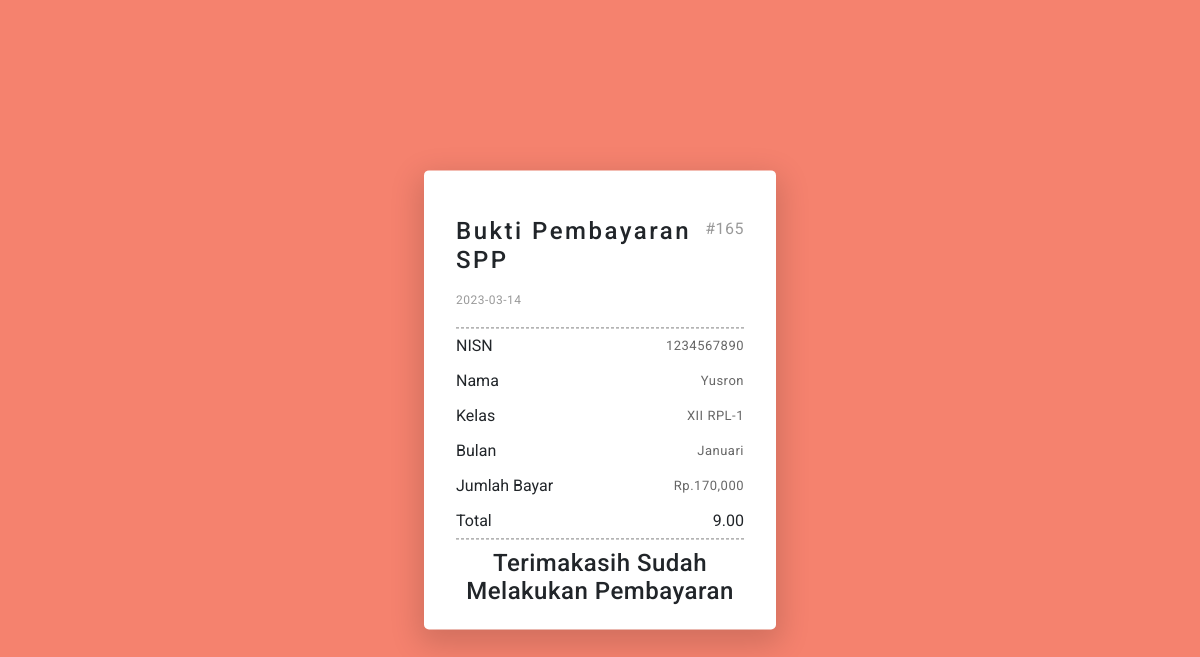
Screenshot of /PembayaranSPPSekolah/Admin/strukNew.php with the database file from the repository.
### tables this page shows
CREATE TABLE `tb_pembayaran` (
  `id_pembayaran` int(11) NOT NULL,
  `id_petugas` int(11) NOT NULL,
  `nisn` varchar(15) NOT NULL,
  `tgl_bayar` date NOT NULL,
  `bulan_bayar` varchar(2) NOT NULL,
  `jumlah_bayar` int(11) NOT NULL,
  `id_spp` int(11) NOT NULL
);

CREATE TABLE `tb_siswa` (
  `nisn` varchar(15) NOT NULL,
  `nis` varchar(15) NOT NULL,
  `nama` varchar(100) NOT NULL,
  `id_kelas` int(3) NOT NULL,
  `jenis_kelamin` enum('Laki-Laki','Perempuan') NOT NULL,
  `alamat` text NOT NULL,
  `no_telp` varchar(12) NOT NULL,
  `id_spp` int(11) NOT NULL,
  `total_bayar` int(11) NOT NULL
);

CREATE TABLE `tb_kelas` (
  `id_kelas` int(3) NOT NULL,
  `nama_kelas` varchar(15) NOT NULL,
  `wali_kelas` varchar(100) NOT NULL,
  `kompetensi_keahlian` text NOT NULL
);

### PembayaranSPPSekolah/Admin/strukNew.php (the view, shortened to what this page needs)
<?php
include "../koneksi.php";
$sql = "SELECT * FROM tb_pembayaran INNER JOIN tb_siswa ON tb_pembayaran.nisn = tb_siswa.nisn INNER JOIN tb_kelas ON tb_siswa.id_kelas = tb_kelas.id_kelas INNER JOIN tb_petugas ON tb_pembayaran.id_petugas = tb_petugas.id_petugas";
$query = mysqli_query($koneksi, $sql);
while ($data = mysqli_fetch_array($query)) {
  $kd_bulan = $data['bulan_bayar'];
  if ($kd_bulan == '01'){$nama_bulan = "Januari";}
  elseif ($kd_bulan == '02'){$nama_bulan = "Februari";}
  elseif ($kd_bulan == '03'){$nama_bulan = "Maret";}
  elseif ($kd_bulan == '04'){$nama_bulan = "April";}
  elseif ($kd_bulan == '05'){$nama_bulan = "Me ";}
  elseif ($kd_bulan == '06'){$nama_bulan = "Juni";}
  elseif ($kd_bulan == '07'){$nama_bulan = "Juli";}
  elseif ($kd_bulan == '08'){$nama_bulan = "Agustus";}
  elseif ($kd_bulan == '09'){$nama_bulan = "September";}
  elseif ($kd_bulan == '10'){$nama_bulan = "Oktober";}
  elseif ($kd_bulan == '11'){$nama_bulan = "November";}
  elseif ($kd_bulan == '12'){$nama_bulan = "Desember";}
  $nama = $data['nama'];
  $kelas = $data['nama_kelas'];
  $jumlah = number_format($data['jumlah_bayar']);
  $nisn = $data['nisn'];
  $tanggal = $data['tgl_bayar'];
  $IdBayar = $data['id_pembayaran'];
}
?>
<html>
<head>
    <link rel="stylesheet" type="text/css" href="../assets/css/bootstrap.min.css">
</head>
<body>
	<div class="invoice-card">
	  	<div class="invoice-title">
	    	<div id="main-title">
	      	<h4>Bukti Pembayaran SPP</h4>
	    	  <span>#<?= $IdBayar; ?></span>
		    </div>
    		<span id="date"><?= $tanggal; ?></span>
  		</div>
		<div class="invoice-details">
			<table class="invoice-table">
			    <tbody>
            <tr class="row-data">
                <td>NISN</td>
                <td><span><?= $nisn; ?></span></td>
            </tr>
            <tr class="row-data">
              <td>Nama</td>
              <td><span><?= $nama; ?></span></td>
            </tr>
            <tr class="row-data">
                <td>Kelas</td>
                <td><span><?= $kelas; ?></span></td>
            </tr>
            <tr class="row-data">
                <td>Bulan</td>
                <td><span><?= $nama_bulan; ?></span></td>
            </tr>
            <tr class="row-data">
                <td>Jumlah Bayar</td>
                <td><span>Rp.<?= $jumlah; ?></span></td>
            </tr>
            <tr class="calc-row">
              <td colspan="2">Total</td>
			        <td>9.00</td>
			      </tr>
			    </tbody>
			</table>
		</div>
		<div class="invoice-footer">
			<h4 class="text-center">Terimakasih Sudah Melakukan Pembayaran</h4>
		</div>
	</div>
</body>
</html>

### PembayaranSPPSekolah/Admin/strukNew.php (style rules this page uses)
:root { --primary-color: #f5826e; }
* { margin: 0; padding: 0; box-sizing: border-box; font-family: 'Roboto', sans-serif; letter-spacing: 0.5px; }
body { background-color: var(--primary-color); }
.invoice-card { display: flex; flex-direction: column; position: absolute; padding: 10px 2em; top: 50%; left: 50%; transform: translate(-50%, -50%); min-height: 25em; width: 22em; background-color: #fff; border-radius: 5px; box-shadow: 0px 10px 30px 5px rgba(0, 0, 0, 0.15); }
.invoice-card > div { margin: 5px 0; }
.invoice-title { flex: 3; }
.invoice-title #date { display: block; margin: 8px 0; font-size: 12px; }
.invoice-title #main-title { display: flex; justify-content: space-between; margin-top: 2em; }
.invoice-title #main-title h4 { letter-spacing: 2.5px; }
.invoice-title span { color: rgba(0, 0, 0, 0.4); }
.invoice-details { flex: 1; border-top: 0.5px dashed grey; border-bottom: 0.5px dashed grey; display: flex; align-items: center; }
.invoice-table { width: 100%; border-collapse: collapse; }
.invoice-table thead tr td:nth-last-child(1), .row-data td:nth-last-child(1), .calc-row td:nth-last-child(1) { text-align: right; }
.invoice-table tbody tr td { padding: 8px 0; letter-spacing: 0; }
.invoice-table .row-data span { font-size: 13px; color: rgba(0, 0, 0, 0.6); }
.invoice-footer { flex: 1; display: flex; justify-content: flex-end; align-items: center; }

### rows the page displays
tb_pembayaran: id_pembayaran "165", tgl_bayar "2023-03-14", nisn.nisn "1234567890", nisn.nama "Yusron", tb_kelas.nama_kelas "XII RPL-1", bulan_bayar "Januari", jumlah_bayar "170,000"
